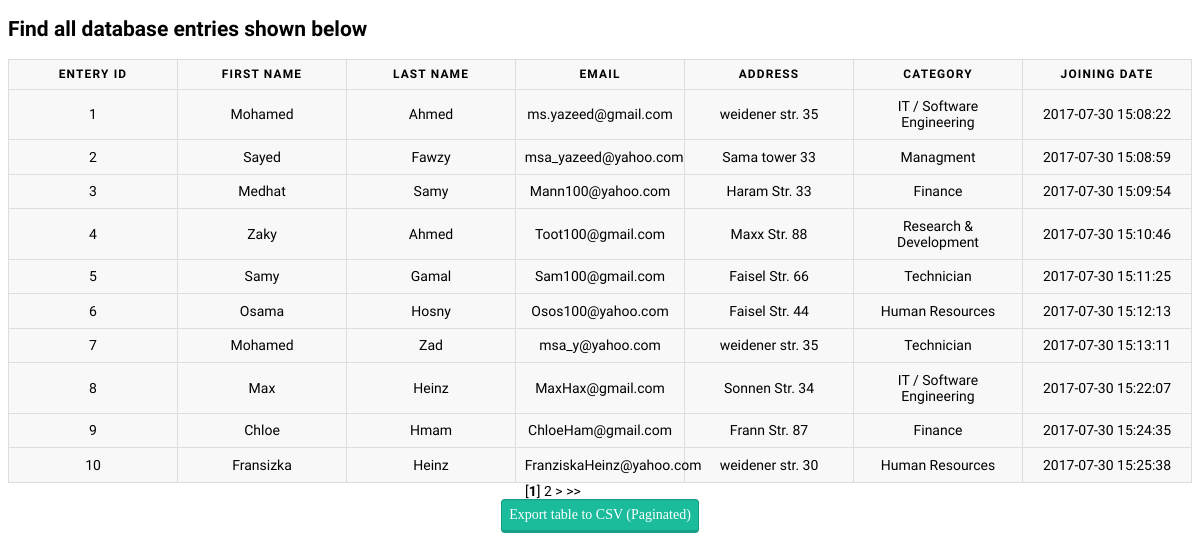
The app's page /admin.php with its own data.
### tables this page shows
CREATE TABLE `entries_table` (
  `id` int(11) NOT NULL,
  `first_name` varchar(32) NOT NULL,
  `last_name` varchar(32) NOT NULL,
  `email` varchar(64) NOT NULL,
  `address` varchar(32) NOT NULL,
  `category` varchar(32) NOT NULL,
  `date_time` datetime NOT NULL
);

### admin.php (the view, shortened to what this page needs)
<!DOCTYPE HTML>
<html>
<head>
</head>
<body>
<h2>Find all database entries shown below</h2>
<?php
	function StartConnection()
	{
		$dbhost = "localhost";
		$dbuser = "root";
		$dbpass = "";
		$db     = "Form";
		$connection = new mysqli($dbhost, $dbuser, $dbpass,$db) or die("Connect failed: %s\n". $connection -> error);
		return $connection;
	}
	$order = "";
	$sortingBy = "id_sort";
	$entries_sql = "SELECT * FROM entries_table";
	if (isset($_GET['sort'])){
		switch($_GET['sort']){
			case 'first_name_sort': 	$entries_sql   .= " ORDER BY first_name " .$order;
										$sortingBy 		= "first_name_sort";
										break;
			case 'last_name_sort':		$entries_sql   .= " ORDER BY last_name "  .$order;
										$sortingBy 		= "last_name_sort";
										break;
			case 'email_sort':	  		$entries_sql   .= " ORDER BY email " 	  .$order;
										$sortingBy 		= "email_sort";
										break;
			case 'address_sort':  		$entries_sql   .= " ORDER BY address " 	  .$order;
										$sortingBy 		= "address_sort";
										break;
			case 'category_sort': 		$entries_sql   .= " ORDER BY category "   .$order;
										$sortingBy 		= "category_sort";
										break;
			case 'datetime_sort': 		$entries_sql   .= " ORDER BY date_time "  .$order;
										$sortingBy 		= "datetime_sort";
										break;
			default:					$entries_sql   .= " ORDER BY id "  		  .$order;
										$sortingBy 		= "id_sort";
		}
	}
	else {
		$order = "ASC";
	}
	$connected = StartConnection();
	$numOfEntries = mysqli_query($connected, "SELECT * FROM entries_table");
	$numRows = mysqli_num_rows($numOfEntries);
	$rowsPerPage = 10 ;
	$numberOfPages = ceil($numRows / $rowsPerPage);
	if (isset($_GET['currentpage']) && is_numeric($_GET['currentpage'])) {
		$currentPage = (int) $_GET['currentpage'];
	}
	else {
		$currentPage = 1;
	}
	$offset = ($currentPage - 1) * $rowsPerPage;
	$entries_sql .= " LIMIT $offset, $rowsPerPage";
	$range = 1;
	$connected = StartConnection();
	$entries = mysqli_query($connected, $entries_sql);
	if ($entries->num_rows > 0) {
		echo "<table border='1' class='entries_table'>
				<thead>
				<tr>";
		if($sortingBy == 'id_sort' && $order == 'DESC'){
			echo		"<th><a href='".htmlspecialchars($_SERVER["PHP_SELF"])."?sort=id_sort&amp;order=ASC&amp;currentpage=$currentPage'>Entery ID</a></th>";
		}
		else {
			echo		"<th><a href='".htmlspecialchars($_SERVER["PHP_SELF"])."?sort=id_sort&amp;order=DESC&amp;currentpage=$currentPage'>Entery ID</a></th>";
		}
		if($sortingBy == 'first_name_sort' && $order == 'DESC'){
			echo		"<th><a href='".htmlspecialchars($_SERVER["PHP_SELF"])."?sort=first_name_sort&amp;order=ASC&amp;currentpage=$currentPage'>First Name</a></th>";
		}
		else{
			echo		"<th><a href='".htmlspecialchars($_SERVER["PHP_SELF"])."?sort=first_name_sort&amp;order=DESC&amp;currentpage=$currentPage'>First Name</a></th>";
		}
		if($sortingBy == 'last_name_sort' && $order == 'DESC'){
			echo		"<th><a href='".htmlspecialchars($_SERVER["PHP_SELF"])."?sort=last_name_sort&amp;order=ASC&amp;currentpage=$currentPage'>Last Name</a></th>";
		}
		else{
			echo		"<th><a href='".htmlspecialchars($_SERVER["PHP_SELF"])."?sort=last_name_sort&amp;order=DESC&amp;currentpage=$currentPage'>Last Name</a></th>";
		}
		if($sortingBy == 'email_sort' && $order == 'DESC'){
			echo		"<th><a href='".htmlspecialchars($_SERVER["PHP_SELF"])."?sort=email_sort&amp;order=ASC&amp;currentpage=$currentPage'>Email</a></th>";
		}
		else{
			echo		"<th><a href='".htmlspecialchars($_SERVER["PHP_SELF"])."?sort=email_sort&amp;order=DESC&amp;currentpage=$currentPage'>Email</a></th>";
		}
		if($sortingBy == 'address_sort' && $order == 'DESC'){
			echo		"<th><a href='".htmlspecialchars($_SERVER["PHP_SELF"])."?sort=address_sort&amp;order=ASC&amp;currentpage=$currentPage'>Address</a></th>";
		}
		else{
			echo		"<th><a href='".htmlspecialchars($_SERVER["PHP_SELF"])."?sort=address_sort&amp;order=DESC&amp;currentpage=$currentPage'>Address</a></th>";
		}
		if($sortingBy == 'category_sort' && $order == 'DESC'){
			echo		"<th><a href='".htmlspecialchars($_SERVER["PHP_SELF"])."?sort=category_sort&amp;order=ASC&amp;currentpage=$currentPage'>Category</a></th>";
		}
		else{
			echo		"<th><a href='".htmlspecialchars($_SERVER["PHP_SELF"])."?sort=category_sort&amp;order=DESC&amp;currentpage=$currentPage'>Category</a></th>";
		}
		if($sortingBy == 'datetime_sort' && $order == 'DESC'){
			echo		"<th><a href='".htmlspecialchars($_SERVER["PHP_SELF"])."?sort=datetime_sort&amp;order=ASC&amp;currentpage=$currentPage'>Joining Date</a></th>";
		}
		else{
			echo		"<th><a href='".htmlspecialchars($_SERVER["PHP_SELF"])."?sort=datetime_sort&amp;order=DESC&amp;currentpage=$currentPage'>Joining Date</a></th>";
		}
		echo	"</tr>
				 </thead>
				 <tbody>";
		while($row = $entries->fetch_assoc()) {
			echo "<tr><td>" .$row["id"]. "</td><td>" .$row["first_name"]. "</td><td>" .$row["last_name"]. "</td><td>" .$row["email"]. "</td><td>" .$row["address"]. "</td><td>" .$row["category"]. "</td><td>" .$row["date_time"]. "</td></tr>";
		}
		echo "</tbody>
			  </table>";
	}
	echo "<div class = 'container1'>";
	for ($i = ($currentPage - $range); $i < (($currentPage + $range) + 1); $i++) {
		if (($i > 0) && ($i <= $numberOfPages)) {
			if ($i == $currentPage) {
				echo " [<b>$i</b>] ";
			}
			else {
				echo " <a href='".htmlspecialchars($_SERVER['PHP_SELF'])."?sort=$sortingBy&amp;order=$order&amp;currentpage=$i'>$i</a> ";
			}
		}
		else{
			continue;
		}
	}
	if ($currentPage != $numberOfPages) {
		$nextPage = $currentPage + 1;
		echo " <a href='".htmlspecialchars($_SERVER['PHP_SELF'])."?sort=$sortingBy&amp;order=$order&amp;currentpage=$nextPage'>></a> ";
		echo " <a href='".htmlspecialchars($_SERVER['PHP_SELF'])."?sort=$sortingBy&amp;order=$order&amp;currentpage=$numberOfPages'>>></a> ";
	}
	echo "</div>";
?>
<form name="exporting" action="" method="post" class="exporting">
    <input type="submit" name="Export" value="Export table to CSV (Paginated)">
</form>
</body>
</html>

### admin.php (style rules this page uses)
form { display: table; }
input { display: table-cell; font-family: Georgia, "Times New Roman", Times, serif; background: rgba(255,255,255,.1); border: none; border-radius: 4px; font-size: 16px; margin: 0; outline: 0; padding: 7px; width: 95%; box-sizing: border-box; -webkit-box-sizing: border-box; -moz-box-sizing: border-box; background-color: #e8eeef; color:#8a97a0; -webkit-box-shadow: 0 1px 0 rgba(0,0,0,0.03) inset; box-shadow: 0 1px 0 rgba(0,0,0,0.03) inset; }
input[type="submit"], input[type="button"] { position: relative; display: block; color: #FFF; margin: 0 auto; background: #1abc9c; font-size: 14px; text-align: center; font-style: normal; width: 100%; border: 1px solid #16a085; border-width: 1px 1px 3px; }
body { font-family: 'Merienda'; font-size: 14px; }
table { border: 1px solid #ccc; border-collapse: collapse; margin: 0; padding: 0; width: 100%; table-layout: fixed; }
table tr { background: #f8f8f8; border: 1px solid #ddd; padding: .35em; }
table th, table td { padding: .625em; text-align: center; }
table th { font-size: .85em; letter-spacing: .1em; text-transform: uppercase; }
a { color: #000000; text-decoration: none; }
.container1 { margin: 0 auto; width: 150px; }
.exporting { margin: 0 auto; width: 100px; }

### records on screen
entries_table: id "1", first_name "Mohamed", last_name "Ahmed", email "ms.yazeed@gmail.com", address "weidener str. 35", category "IT / Software Engineering", date_time "2017-07-30 15:08:22"
entries_table: id "2", first_name "Sayed", last_name "Fawzy", email "msa_yazeed@yahoo.com", address "Sama tower 33", category "Managment", date_time "2017-07-30 15:08:59"
entries_table: id "3", first_name "Medhat", last_name "Samy", email "Mann100@yahoo.com", address "Haram Str. 33", category "Finance", date_time "2017-07-30 15:09:54"
entries_table: id "4", first_name "Zaky", last_name "Ahmed", email "Toot100@gmail.com", address "Maxx Str. 88", category "Research & Development", date_time "2017-07-30 15:10:46"
entries_table: id "5", first_name "Samy", last_name "Gamal", email "Sam100@gmail.com", address "Faisel Str. 66", category "Technician", date_time "2017-07-30 15:11:25"
entries_table: id "6", first_name "Osama", last_name "Hosny", email "Osos100@yahoo.com", address "Faisel Str. 44", category "Human Resources", date_time "2017-07-30 15:12:13"
entries_table: id "7", first_name "Mohamed", last_name "Zad", email "msa_y@yahoo.com", address "weidener str. 35", category "Technician", date_time "2017-07-30 15:13:11"
entries_table: id "8", first_name "Max", last_name "Heinz", email "MaxHax@gmail.com", address "Sonnen Str. 34", category "IT / Software Engineering", date_time "2017-07-30 15:22:07"
entries_table: id "9", first_name "Chloe", last_name "Hmam", email "ChloeHam@gmail.com", address "Frann Str. 87", category "Finance", date_time "2017-07-30 15:24:35"
entries_table: id "10", first_name "Fransizka", last_name "Heinz", email "FranziskaHeinz@yahoo.com", address "weidener str. 30", category "Human Resources", date_time "2017-07-30 15:25:38"
